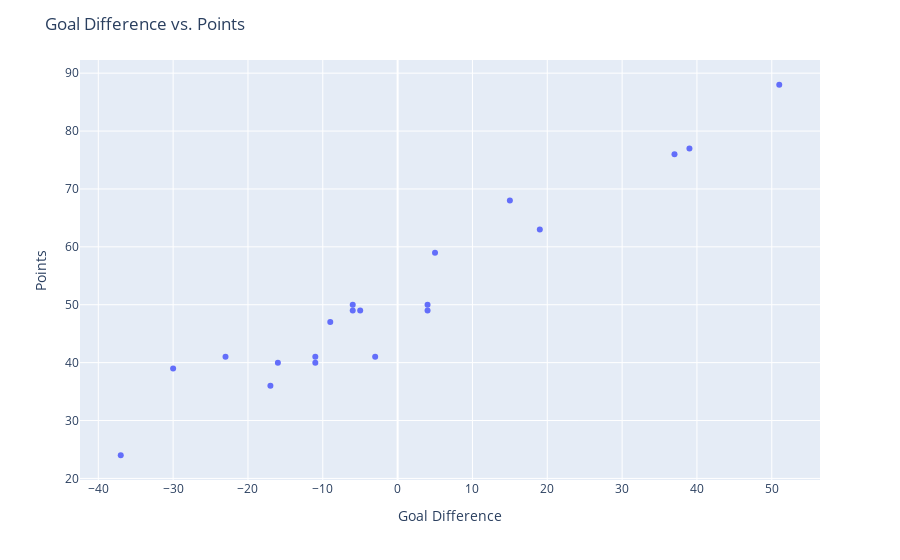

The notebook cell saved with this chart:
### Code cell
import plotly.express as px

fig = px.scatter(standing_table_data, x='GD', y='points', hover_data=[standing_table_data.index, 'Position'])

fig.update_layout(
    title='Goal Difference vs. Points',
    xaxis_title='Goal Difference',
    yaxis_title='Points'
)
fig.show()

### Figure 1 — Plotly figure (JSON) as saved in the notebook; plotly's stock layout.template omitted (floating-point values rounded to 4 significant figures)
{"data": [{"customdata": [[0, 1], [1, 2], [2, 3], [3, 4], [4, 5], [5, 6], [6, 7], [7, 8], [8, 12], [9, 10], [10, 11], [11, 9], [12, 17], [13, 13], [14, 18], [15, 16], [16, 14], [17, 15], [18, 19], [19, 20]], "hovertemplate": "GD=%{x}<br>points=%{y}<br>index=%{customdata[0]}<br>Position=%{customdata[1]}<extra></extra>", "legendgroup": "", "marker": {"color": "#636efa", "symbol": "circle"}, "mode": "markers", "name": "", "orientation": "v", "showlegend": false, "type": "scatter", "x": [51, 39, 37, 15, 19, 5, 4, -6, -9, -5, -6, 4, -16, -3, -30, -11, -11, -23, -17, -37], "xaxis": "x", "y": [88, 77, 76, 68, 63, 59, 50, 50, 47, 49, 49, 49, 40, 41, 39, 40, 41, 41, 36, 24], "yaxis": "y"}], "layout": {"legend": {"tracegroupgap": 0}, "margin": {"t": 60}, "title": {"text": "Goal Difference vs. Points"}, "xaxis": {"anchor": "y", "domain": [0, 1], "title": {"text": "Goal Difference"}}, "yaxis": {"anchor": "x", "domain": [0, 1], "title": {"text": "Points"}}}}
